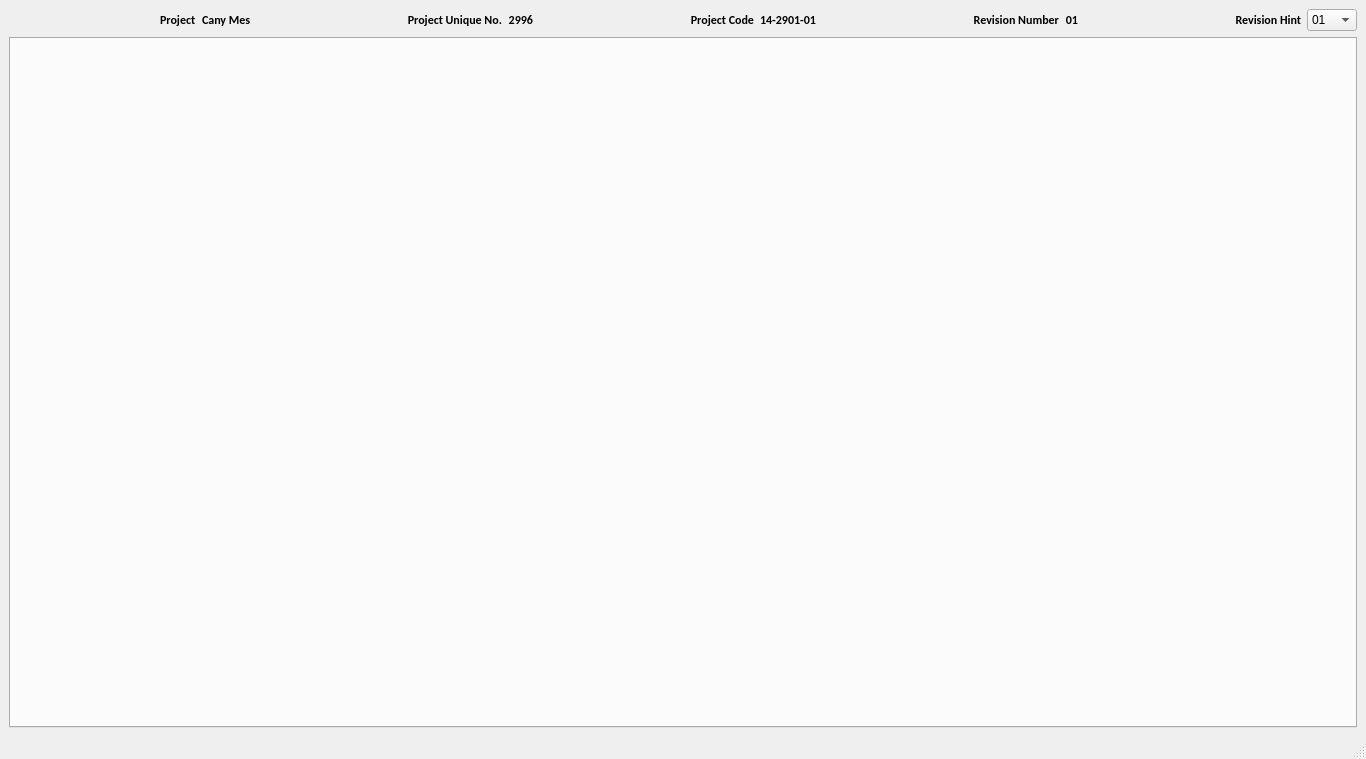
<?xml version="1.0" encoding="UTF-8"?>
<ui version="4.0">
 <class>MainWindow</class>
 <widget class="QMainWindow" name="MainWindow">
  <property name="geometry">
   <rect>
    <x>0</x>
    <y>0</y>
    <width>1366</width>
    <height>759</height>
   </rect>
  </property>
  <property name="windowTitle">
   <string>MainWindow</string>
  </property>
  <property name="styleSheet">
   <string notr="true"/>
  </property>
  <widget class="QWidget" name="centralwidget">
   <layout class="QGridLayout" name="gridLayout">
    <item row="3" column="0">
     <layout class="QVBoxLayout" name="verticalLayout_2">
      <item>
       <layout class="QHBoxLayout" name="horizontalLayout">
        <item>
         <spacer name="horizontalSpacer">
          <property name="orientation">
           <enum>Qt::Horizontal</enum>
          </property>
          <property name="sizeHint" stdset="0">
           <size>
            <width>40</width>
            <height>20</height>
           </size>
          </property>
         </spacer>
        </item>
        <item>
         <widget class="QLabel" name="project_label">
          <property name="font">
           <font>
            <family>Calibri</family>
            <weight>75</weight>
            <bold>true</bold>
           </font>
          </property>
          <property name="styleSheet">
           <string notr="true"/>
          </property>
          <property name="text">
           <string>Project</string>
          </property>
         </widget>
        </item>
        <item>
         <widget class="QLabel" name="project_title_label">
          <property name="font">
           <font>
            <family>Calibri</family>
            <weight>75</weight>
            <bold>true</bold>
           </font>
          </property>
          <property name="styleSheet">
           <string notr="true"/>
          </property>
          <property name="text">
           <string>Cany Mes</string>
          </property>
         </widget>
        </item>
        <item>
         <spacer name="horizontalSpacer_3">
          <property name="orientation">
           <enum>Qt::Horizontal</enum>
          </property>
          <property name="sizeHint" stdset="0">
           <size>
            <width>40</width>
            <height>20</height>
           </size>
          </property>
         </spacer>
        </item>
        <item>
         <widget class="QLabel" name="p_no_label_2">
          <property name="font">
           <font>
            <family>Calibri</family>
            <weight>75</weight>
            <bold>true</bold>
           </font>
          </property>
          <property name="layoutDirection">
           <enum>Qt::RightToLeft</enum>
          </property>
          <property name="styleSheet">
           <string notr="true"/>
          </property>
          <property name="text">
           <string>Project Unique No.</string>
          </property>
          <property name="alignment">
           <set>Qt::AlignRight|Qt::AlignTrailing|Qt::AlignVCenter</set>
          </property>
         </widget>
        </item>
        <item>
         <widget class="QLabel" name="project_no_label">
          <property name="font">
           <font>
            <family>Calibri</family>
            <weight>75</weight>
            <bold>true</bold>
           </font>
          </property>
          <property name="layoutDirection">
           <enum>Qt::RightToLeft</enum>
          </property>
          <property name="styleSheet">
           <string notr="true"/>
          </property>
          <property name="text">
           <string>2996</string>
          </property>
          <property name="alignment">
           <set>Qt::AlignRight|Qt::AlignTrailing|Qt::AlignVCenter</set>
          </property>
         </widget>
        </item>
        <item>
         <spacer name="horizontalSpacer_4">
          <property name="orientation">
           <enum>Qt::Horizontal</enum>
          </property>
          <property name="sizeHint" stdset="0">
           <size>
            <width>40</width>
            <height>20</height>
           </size>
          </property>
         </spacer>
        </item>
        <item>
         <widget class="QLabel" name="p_no_label">
          <property name="font">
           <font>
            <family>Calibri</family>
            <weight>75</weight>
            <bold>true</bold>
           </font>
          </property>
          <property name="layoutDirection">
           <enum>Qt::RightToLeft</enum>
          </property>
          <property name="styleSheet">
           <string notr="true"/>
          </property>
          <property name="text">
           <string>Project Code</string>
          </property>
          <property name="alignment">
           <set>Qt::AlignRight|Qt::AlignTrailing|Qt::AlignVCenter</set>
          </property>
         </widget>
        </item>
        <item>
         <widget class="QLabel" name="project_no_label_2">
          <property name="font">
           <font>
            <family>Calibri</family>
            <weight>75</weight>
            <bold>true</bold>
           </font>
          </property>
          <property name="layoutDirection">
           <enum>Qt::RightToLeft</enum>
          </property>
          <property name="styleSheet">
           <string notr="true"/>
          </property>
          <property name="text">
           <string>14-2901-01</string>
          </property>
          <property name="alignment">
           <set>Qt::AlignRight|Qt::AlignTrailing|Qt::AlignVCenter</set>
          </property>
         </widget>
        </item>
        <item>
         <spacer name="horizontalSpacer_5">
          <property name="orientation">
           <enum>Qt::Horizontal</enum>
          </property>
          <property name="sizeHint" stdset="0">
           <size>
            <width>40</width>
            <height>20</height>
           </size>
          </property>
         </spacer>
        </item>
        <item>
         <widget class="QLabel" name="p_no_label_3">
          <property name="font">
           <font>
            <family>Calibri</family>
            <weight>75</weight>
            <bold>true</bold>
           </font>
          </property>
          <property name="layoutDirection">
           <enum>Qt::RightToLeft</enum>
          </property>
          <property name="styleSheet">
           <string notr="true"/>
          </property>
          <property name="text">
           <string>Revision Number</string>
          </property>
          <property name="alignment">
           <set>Qt::AlignRight|Qt::AlignTrailing|Qt::AlignVCenter</set>
          </property>
         </widget>
        </item>
        <item>
         <widget class="QLabel" name="project_no_label_3">
          <property name="font">
           <font>
            <family>Calibri</family>
            <weight>75</weight>
            <bold>true</bold>
           </font>
          </property>
          <property name="layoutDirection">
           <enum>Qt::RightToLeft</enum>
          </property>
          <property name="styleSheet">
           <string notr="true"/>
          </property>
          <property name="text">
           <string>01</string>
          </property>
          <property name="alignment">
           <set>Qt::AlignRight|Qt::AlignTrailing|Qt::AlignVCenter</set>
          </property>
         </widget>
        </item>
        <item>
         <spacer name="horizontalSpacer_2">
          <property name="orientation">
           <enum>Qt::Horizontal</enum>
          </property>
          <property name="sizeHint" stdset="0">
           <size>
            <width>40</width>
            <height>20</height>
           </size>
          </property>
         </spacer>
        </item>
        <item>
         <widget class="QLabel" name="p_no_label_4">
          <property name="font">
           <font>
            <family>Calibri</family>
            <weight>75</weight>
            <bold>true</bold>
           </font>
          </property>
          <property name="layoutDirection">
           <enum>Qt::RightToLeft</enum>
          </property>
          <property name="styleSheet">
           <string notr="true"/>
          </property>
          <property name="text">
           <string>Revision Hint</string>
          </property>
          <property name="alignment">
           <set>Qt::AlignRight|Qt::AlignTrailing|Qt::AlignVCenter</set>
          </property>
         </widget>
        </item>
        <item>
         <widget class="QComboBox" name="comboBox">
          <property name="minimumSize">
           <size>
            <width>50</width>
            <height>0</height>
           </size>
          </property>
          <property name="maximumSize">
           <size>
            <width>50</width>
            <height>16777215</height>
           </size>
          </property>
          <item>
           <property name="text">
            <string>01</string>
           </property>
          </item>
         </widget>
        </item>
       </layout>
      </item>
      <item>
       <widget class="QTabWidget" name="tabWidget">
        <property name="styleSheet">
         <string notr="true"/>
        </property>
        <property name="tabPosition">
         <enum>QTabWidget::West</enum>
        </property>
        <property name="tabShape">
         <enum>QTabWidget::Rounded</enum>
        </property>
        <property name="currentIndex">
         <number>-1</number>
        </property>
        <property name="elideMode">
         <enum>Qt::ElideNone</enum>
        </property>
        <property name="documentMode">
         <bool>false</bool>
        </property>
        <property name="tabsClosable">
         <bool>false</bool>
        </property>
        <property name="movable">
         <bool>true</bool>
        </property>
        <property name="tabBarAutoHide">
         <bool>false</bool>
        </property>
       </widget>
      </item>
     </layout>
    </item>
   </layout>
  </widget>
  <widget class="QMenuBar" name="menubar">
   <property name="geometry">
    <rect>
     <x>0</x>
     <y>0</y>
     <width>1366</width>
     <height>21</height>
    </rect>
   </property>
  </widget>
  <widget class="QStatusBar" name="statusbar"/>
 </widget>
 <resources/>
 <connections/>
</ui>
